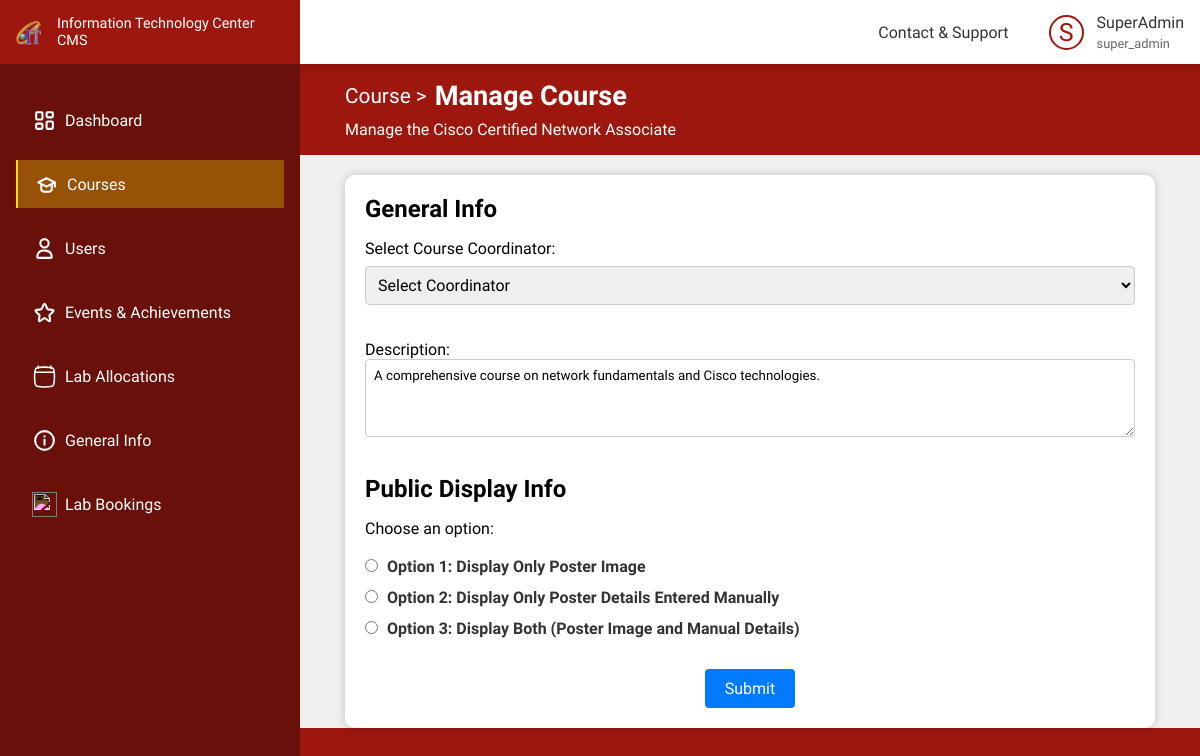
/pages/course/manage.php?c_id=5 (signed in), run on the app's committed database.
### tables this page shows
CREATE TABLE IF NOT EXISTS `user` (
    `u_id` int(10) UNSIGNED NOT NULL AUTO_INCREMENT,
    `user_name` varchar(50) NOT NULL,
    `email` varchar(100) NOT NULL,
    `password` varchar(255) NOT NULL,
    `contact` varchar(20) NOT NULL,
    `clearense` varchar(20) NOT NULL,
    PRIMARY KEY (`u_id`)
);

CREATE TABLE IF NOT EXISTS `course` (
    `c_id` int(11) NOT NULL AUTO_INCREMENT,
    `c_code` varchar(50) NOT NULL,
    `c_name` varchar(100) NOT NULL,
    `c_coordinator` varchar(100) NOT NULL,
    `description` text DEFAULT NULL,
    `Poster_img` varchar(255) DEFAULT NULL,
    `duration(months)` int(11) DEFAULT NULL,
    `new_intake_date` date DEFAULT NULL,
    `total_fee` int(11) DEFAULT NULL,
    `display_description` text DEFAULT NULL,
    `published` tinyint(4) NOT NULL DEFAULT 0,
    `poster` varchar(500) DEFAULT NULL,
    PRIMARY KEY (`c_id`)
);

### backend/functions/course.php (called while the page is built, shortened)
<?php
include_once $_SERVER['DOCUMENT_ROOT'] . "/config.php";
function getCourse($c_id)
{
    global $conn;
    $result = $conn->query("SELECT * FROM course WHERE c_id=$c_id");
    $courses = $result->fetch_all(MYSQLI_ASSOC);
    if (sizeof($courses) > 0)
        return $courses[0];
}

### pages/course/manage.php (the view, shortened to what this page needs)
<?php
include_once $_SERVER['DOCUMENT_ROOT'] . "/config.php";
include_once $_SERVER['DOCUMENT_ROOT'] . "/backend/functions/course.php";
include_once $_SERVER['DOCUMENT_ROOT'] . "/backend/functions/users.php";
if (isset($_GET['c_id'])) {
    $c_id = $_GET['c_id'];
    $course = getCourse($c_id);
} else {
    header("Location: /pages/course");
}
$hasPoster = false;
$hasDetails = false;
?>
<!DOCTYPE html>
<html lang="en">
<head>
    <link rel="stylesheet" href="/css/coursemanage.css">
    <link rel="stylesheet" href="/css/coursepreview.css">
</head>
<body>
    <div class="flex-box">
        <div class="left">
            <?php
            include_once(APP_ROOT . "/includes/sidebar.php");
            ?>
        </div>
        <?php
        include_once(APP_ROOT . "/includes/header.php");
        ?>
        <div class="right">
            <div class="course-manage">
                <div class="container">
                    <div class="title">
                        <div>
                            <h1><a href="./">Course ></a>Manage Course</h1>
                            <p>Manage the
                                <?= $course['c_name'] ?>
                            </p>
                        </div>
                    </div>
                </div>
                <div class="form-container">
                    <form action="/backend/api/course/manage.php" method="POST" enctype="multipart/form-data"
                        id="formUpload">
                        <h3>General Info</h3>
                        <label for="courseCoordinator">Select Course Coordinator:</label>
                        <select id="courseCoordinator" name="coordinator_name">
                            <option value="">Select Coordinator</option>
                        </select>
                        <br><br>
                        <label for="description">Description:</label>
                        <textarea name="description" id="description" rows="4"
                            required><?= $course['description'] ?></textarea>
                        <br><br>
                        <h3>Public Display Info</h3>
                        <p>Choose an option:</p> <br>
                        <a href="?c_id=<?= $_GET['c_id'] ?>&mode=img">
                            <input type="radio" name="display_option" id="poster_only" <?= ($hasPoster && !$hasDetails) ? "checked" : "" ?>>
                            <span>Option 1: Display Only Poster Image</span><br>
                        </a>
                        <a href="?c_id=<?= $_GET['c_id'] ?>&mode=des">
                            <input type="radio" name="display_option" id="manual_only" <?= (!$hasPoster && $hasDetails) ? "checked" : "" ?>>
                            <span>Option 2: Display Only Poster Details Entered Manually</span><br>
                        </a>
                        <a href="?c_id=<?= $_GET['c_id'] ?>&mode=all">
                            <input type="radio" name="display_option" id="both" <?= ($hasPoster && $hasDetails) ? "checked" : "" ?>>
                            <span>Option 3: Display Both (Poster Image and Manual Details)</span><br><br>
                        </a>
                        <center><input type="submit" value="Submit"></center>
                    </form>
                </div>
            </div>
        </div>
    </div>
</body>
</html>

### includes/header.php (shortened to what this page needs)
<?php
include $_SERVER['DOCUMENT_ROOT'] . "/includes/header_core.php";
if (isset($_SESSION['user_id'])) {
  $user_id = $_SESSION['user_id'];
  $sql = "SELECT user_name, clearense FROM user WHERE u_id = ?";
  $stmt = $conn->prepare($sql);
  $stmt->bind_param("i", $user_id);
  $stmt->execute();
  $result = $stmt->get_result();
  if ($row = $result->fetch_assoc()) {
    $username = $row['user_name'];
    $role = $row['clearense'];
  }
}
?>
<!DOCTYPE html>
<html lang="en">
<head>
  <link rel="stylesheet" href="/css/header.css">
</head>
<body>
  <header>
    <div class="menu">
      <ul>
        <li><a href="/pages/contactNsupport.php">Contact & Support</a></li>
      </ul>
    </div>
    <div class="profile">
      <div class="img"><?php echo isset($username) ? strtoupper(substr($username, 0, 1)) : 'G'; ?></div>
      <h5><?php echo isset($username) ? $username : 'Guest'; ?></h5>
      <p><?php echo isset($role) ? $role : 'Guest'; ?></p>
    </div>
  </header>
</body>
</html>

### css/coursemanage.css (style rules this page uses)
.course-manage .form-container { display: flex; justify-content: center; align-items: center; height: 80%; width: 100%; background-color: #f0f0f0; }
.form-container { padding-top: 20px; }
.course-manage .form-container form { width: 90%; }
.course-manage form { background-color: #ffffff; padding: 20px; border-radius: 10px; box-shadow: 0 0 10px rgba(0, 0, 0, 0.2); width: 500px; }
.course-manage h3 { font-size: 1.5rem; margin-bottom: 1rem; }
.course-manage .form-container a { display: block; font-weight: bold; color: #333333; margin-bottom: 0.75rem; }
.course-manage input[type="text"], .course-manage input[type="number"], .course-manage input[type="date"], .course-manage input[type="time"], .course-manage textarea { width: 100%; padding: 8px; margin-bottom: 15px; border: 1px solid #ccc; border-radius: 4px; }
.course-manage input[type="radio"] { margin-right: 5px; }
.course-manage input[type="submit"] { background-color: #007bff; color: #fff; padding: 10px 20px; border: none; border-radius: 4px; cursor: pointer; font-size: 16px; }
select { width: 100%; padding: 8px; border: 1px solid #ccc; border-radius: 4px; box-sizing: border-box; margin-top: 8px; margin-bottom: 16px; font-size: 16px; }
select option { background-color: #fff; color: #333; }

### css/coursepreview.css (style rules this page uses)
ul { list-style-type: none; padding: 0; }
ul li { margin: 10px 0; font-size: 16px; color: #555; }

### css/styles.css (style rules this page uses)
* { margin: 0; padding: 0; box-sizing: border-box; font-family: "Raleway", sans-serif; }
:root { --color-1: #9d170e; --color-2: #f9db08; --color-3: #305fa6; --color-4: #00b007; --color-5: #790483; --color-text-1: #333; --color-text-2: #666; --color-shade-1: #681009; }
.container { width: clamp(300px, 90%, 1440px); margin: auto; }
a { text-decoration: none; }
.flex-box { display: flex; }
.left { width: 300px; }
.right { width: calc(100% - 300px); padding-top: 4rem; }
.title { display: flex; align-items: center; justify-content: space-between; width: 100%; }
.title h1 { font-weight: 600; font-size: 1.7rem; margin-bottom: 0.5rem; display: flex; align-items: center; gap: 0.5rem; }
.title h1 a { display: inline; background: none; color: var(--color-text-1); opacity: 0.7; font-weight: 400; padding: 0; font-size: 1.3rem; }
.title a { display: flex; align-items: center; gap: 0.5rem; padding: 0.5rem 1rem; background-color: var(--color-4); color: white; font-weight: 500; border-radius: 5px; }

### css/header.css (style rules this page uses)
header { color: var(--color-text-1); box-shadow: 0 4px 10px rgba(0, 0, 0, 0.146); position: fixed; left: 0; top: 0; z-index: 10; background-color: white; display: flex; align-items: center; height: 4rem; gap: 0.5rem; width: 100%; padding: 0 1rem; }
.menu { display: flex; align-items: center; margin-left: auto; }
.menu ul { list-style: none; display: flex; gap: 1.2rem; }
.menu ul li { cursor: pointer; position: relative; font-weight: 400; font-size: 1rem; }
.menu ul li a { color: var(--color-text-1); }
.menu ul li:before { content: ""; position: absolute; bottom: -4px; left: 0; width: 0; height: 2px; background-color: transparent; transition: width 0.3s ease-in-out, background-color 0.3s ease-in-out; }
.profile { margin-left: 2rem; display: grid; grid-template-columns: 40px auto; gap: 0.25rem 0.5rem; align-items: center; cursor: pointer; }
.profile h5 { font-weight: 500; font-size: 1rem; }
.profile p { grid-column: 2; font-size: 0.8rem; color: var(--color-text-2); }
.profile .img { display: flex; font-size: 25px; align-items: center; justify-content: center; font-weight: 500; height: 35px; width: 35px; border-radius: 50%; grid-row: 1/3; border: 2px solid var(--color-1); color: var(--color-1); }

### pages/course/manage.php (style rules this page uses)
.container { padding: 1rem 0; background-color: var(--color-1); box-shadow: 0 0 0 1000px var(--color-1); }
.container .title { filter: invert(); }
.container .title a { opacity: 1; color: black; }

### data on the page
user: user_name "S", user_name "SuperAdmin", clearense "super_admin"
course: c_name "Cisco Certified Network Associate", description "A comprehensive course on network fundamentals and Cisco technologies."
